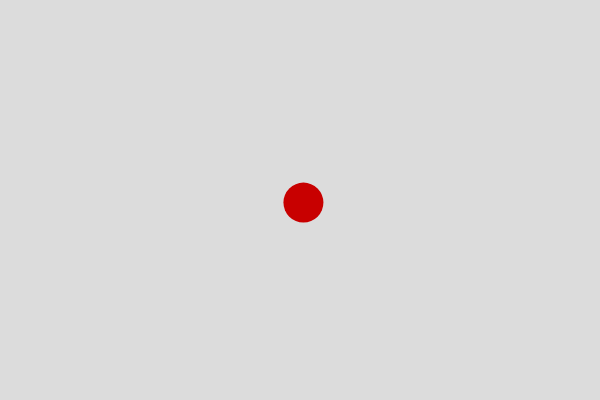
Frame 1 (no input)
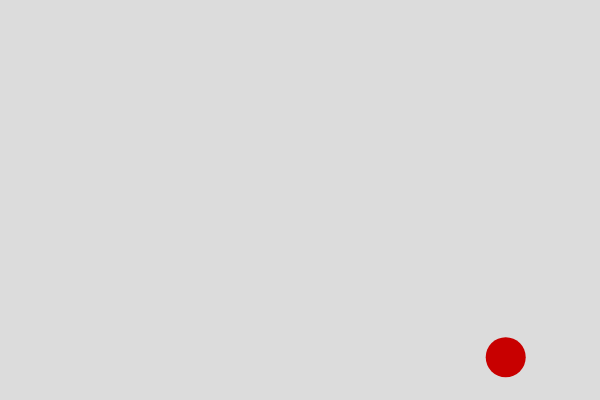
Frame 60 (no input)
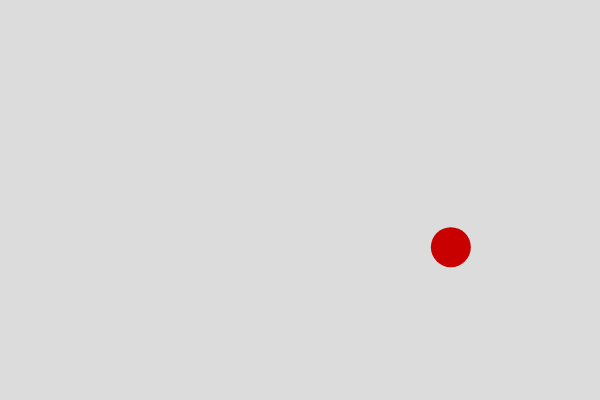
Frame 120 (the mouse pressed at the canvas centre since frame 60)

The p5.js sketch that drew these frames (run headless with seeded random() and noise() and a simulated clock; from frame 60 on, the mouse is pressed at the canvas centre):

// p5.js sketch
// ── sketch.js
// A simple two dimensional animation of a circle bouncing back and forth
//
// By Jon Froehlich
// http://makeabilitylab.io
// 
// See:
//  - https://learning.oreilly.com/library/view/make-getting-started/9781457186769/ch08.html#motion
//  - https://medium.com/comsystoreply/introduction-to-p5-js-9a7da09f20aa

let x;
let y;
let xSpeed;
let ySpeed;
let diameter = 40;

function setup() {
  createCanvas(600, 400);
  // Accessibility: text description of the canvas for screen readers
  // https://p5js.org/reference/p5/describe/
  describe("A red circle that moves diagonally and bounces off all four edges of the canvas.");
  x = width / 2;
  y = height / 2;
  
  xSpeed = random(2, 4); // random x speed between 2 and 4
  ySpeed = random(2, 5); // random y speed between 2 and 5
  
  fill(200, 0, 0);
  noStroke();
}

function draw() {
  background(220);
  x += xSpeed;
  y += ySpeed;
  ellipse(x, y, diameter);
  
  // check to make sure it doesn't go offscreen
  let radius = diameter / 2;
  if(x - radius < 0 || x + radius > width){
    xSpeed = xSpeed * -1; // reverse x direction
  }
  
  if(y - radius < 0 || y + radius > height){
    ySpeed = ySpeed * -1; // reverse y direction
  }
}
